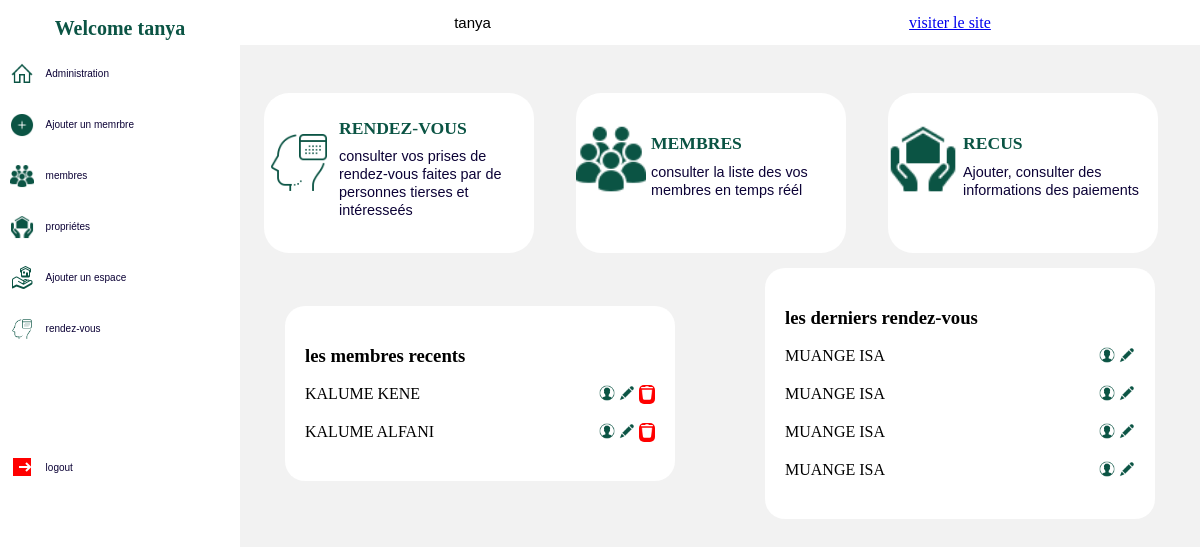
/profile/ (signed in), run on the app's committed database.
### app/models.py (models this page shows, shortened)
class Membre (models.Model) :
    name = models.CharField(max_length=150)
    last_name = models.CharField(max_length=150)
    given_name = models.CharField(max_length=150)
    birth = models.DateField()
    address = models.CharField(max_length=300)
    number = models.PositiveIntegerField()
    bio = models.TextField()
    date_acquired = models.DateTimeField(auto_now_add=True)
    money_GIVE = models.PositiveBigIntegerField()
    children = models.PositiveBigIntegerField()
    infos_children = models.TextField()
    spouse = models.CharField(max_length=150)
    statut_choices = [
           ('MARIE' , 'marié'),
        ('CELIBATAIRE' , 'celibataire'),
           ('VEUVE' , 'veuve'),
    ]
    statut = models.CharField(max_length=11, choices=statut_choices, default='VEUVE')

class Appointment(models.Model):
    name = models.CharField(max_length=150)
    last_name = models.CharField(max_length=150)
    given_name = models.CharField(max_length=150)
    number = models.PositiveBigIntegerField()
    date = models.DateTimeField()
    created_at  =models.DateTimeField(auto_now_add=True)

### app/views.py (the view)
# urls.py: path('profile/', views.profile, name='profile'),
def profile(request):
    if request.user.is_superuser :
        appoint = Appointment.objects.all().order_by('-created_at')[:4]
        members = Membre.objects.all().order_by('-date_acquired')[:4]
        return render (request, 'profile.html', {'appoint':appoint,'members':members})
    else :
        return redirect ('home')

### app/templates/profile.html (shortened to what this page needs)
<!DOCTYPE html>{% load static %}
<html lang="en">
<head>
    <link rel="stylesheet" type="text/css" href="{% static 'css/profiles.css' %}">
</head>
<body>
  <div class="body">
    <nav class="nav-menu">
        <h1> Welcome {{user.username}}  </h1>
        <ul>
            <li><a href="{% url 'profile'  %}"><img src="{% static 'img/icons8-home-32.png' %}" alt=""> <span>Administration</span></a></li>
            <li><a href="{% url 'add_member'  %}"><img src="{% static 'img/icons8-add-50.png' %}" alt=""> <span>Ajouter un memrbre</span> </a></li>
            <li><a href="{% url 'member'  %}"><img src="{% static 'img/icons8-user-groups-50.png' %}" alt=""> <span>membres</span> </a></li>
            <li><a href="{% url 'property'  %}"><img src="{% static 'img/icons8-property-50.png' %}" alt=""><span>propriétes</span></a></li>
            <li><a href="{% url 'space_form'  %}"><img src="{% static 'img/icons8-property-48.png' %}" alt=""><span>Ajouter un espace</span></a></li>
            <li><a href="{% url 'appoint'  %}"><img src="{% static 'img/icons8-appointment-80.png' %}" alt=""><span>rendez-vous</span></a></li>
            <li class="logout"><a href="{% url 'login' %}"><img src="{% static 'img/icons8-logout-24.png' %}" alt=""> <span>logout</span> </a></li>
        </ul>
       </nav>
      <nav class="nav-body">
        <nav class="nav-bar">
            <div class="img">
                <span> {{user.username}}  {{user.last_name}}  </span>
            </div>
            <a href="{% url 'home' %}">visiter le site</a>
           </nav>
           <nav class="nav-content">
            <aside>
                <a href="">
                    <p><img src="{% static 'img/icons8-appointment-80.png' %}" alt=""><div class="infos">
                        <h2>RENDEZ-VOUS</h2>
                        <span>consulter vos prises de rendez-vous faites par de personnes tierses et intéresseés </span>
                    </div></p>
                </a>
            </aside>
            <aside>
                <a href="{% url 'member' %}">
                    <p><img src="{% static 'img/icons8-user-groups-50.png' %}" alt=""><div class="infos">
                        <h2>MEMBRES</h2>
                        <span>consulter la liste des vos membres en temps réél</span>
                    </div></p>
                </a>
            </aside>
            <aside>
                <a href="{% url 'receipt' %}">
                    <p><img src="{% static 'img/icons8-property-50.png' %}" alt=""><div class="infos">
                        <h2>RECUS</h2>
                        <span>Ajouter, consulter des informations des paiements </span>
                    </div></p>
                </a>
            </aside>
           </nav>
           <div class="appoint">
            <nav>
                <h3>les membres recents</h3>
                {% for appoints in members  %}
             <div class="app">
                <div class="name">
                    <span>  {{appoints.last_name}} </span>
                  <span>  {{appoints.name}}</span>
                  </div>
                  <div>
                    <a href="{% url 'detail_member'  appoints.id  %}"><img src="{% static 'img/icons8-male-user-50.png' %}" alt=""></a>
                    <a href="{% url 'edit_member' appoints.id %}"><img src="{% static 'img/icons8-edit-48.png' %}" alt=""></a>
                    <a href="{% url 'delete_member' appoints.id  %}" class="corbeil"><img src="{% static 'img/icons8-supprimer-24.png' %}" alt=""></a>
                  </div>
             </div><br>
                {% endfor %}
            </nav>
            <nav>
                <h3>les derniers rendez-vous</h3>
                {% for appoints in appoint  %}
              <div class="app">
                <div class="name">
                    <span>  {{appoints.last_name}} </span>
                  <span>  {{appoints.name}}</span>
                  </div>
                  <div>
                    <a href="{% url 'appoint_detail' appoints.id  %}"><img src="{% static 'img/icons8-male-user-50.png' %}" alt=""></a>
                    <a href="{% url 'appoint_edit' appoints.id  %}"><img src="{% static 'img/icons8-edit-48.png' %}" alt=""></a>
                 </div>
              </div><br>
                {% endfor %}
            </nav>
          </div>
      </nav>
  </div>
</body>
</html>

### app/static/css/profiles.css (style rules this page uses)
.body { display: flex; background-color: rgba(226, 225, 225, 0.438); left: 0; right: 0; position: fixed; height: 100%; width: 100%; top: 0; }
.nav-menu { width: 300px; height: 100%; position: relative; background-color: white; }
.nav-menu ul { left: 0; margin-left: 4%; padding: 0; }
.nav-menu ul li { list-style-type: none; margin-bottom: 1em; }
.nav-menu ul li a { display: flex; text-decoration: none; align-items: center; align-content: center; }
.logout { margin-top: 45%; }
.nav-menu ul li a span { padding: 12px; font-size: 10px; color: rgb(12, 2, 54); font-family: Arial, Helvetica, sans-serif; }
.nav-menu ul li img { width: 1.5em; height: 1.5em; }
.nav-menu h1 { display: flex; justify-content: center; font-family:'Times New Roman', Times, serif; font-weight: 900; color: rgb(11, 84, 68); font-size: 20px; }
.nav-bar { width: 100%; display: flex; background-color: white; height: 45px; justify-content: space-around; align-items: center; align-content: center; }
.nav-bar .img { display: flex; align-items: center; align-content: center; }
.nav-bar .img span { font-size: 15px; font-family: Arial, Helvetica, sans-serif; margin-left: 5px; }
.nav-body { width: 100%; }
.nav-content { display: grid; grid-template-columns: repeat(3, 1fr); justify-content: center; margin-top: 5%; margin-left: 1.5em; }
.nav-content aside { width: 270px; height: 160px; background-color: white; border-radius: 25px; border: none; }
.nav-content aside a { display: flex; text-decoration: none; align-content: center; align-items: center; padding-top: 15px; }
.nav-content aside a img { width: 70px; height: 70px; }
.nav-content aside a .infos { margin-left: 5px; }
.nav-content aside a .infos h2 { color: rgb(11, 84, 68); font-family: 'Times New Roman', Times, serif; line-height: 10px; font-size: 1.1em; }
.nav-content aside a .infos span { color: rgb(12, 2, 54); font-family: sans-serif; font-size: 0.9em; }
.appoint { display: grid; grid-template-columns: repeat(2,1fr); justify-content: center; place-items: center; }
.appoint nav { background-color: white; width: 350px; border-radius: 20px; padding: 20px; margin-top: 15px; max-height: 400px; overflow-y: auto; }
.appoint .app { display: flex; justify-content: space-between; }
.appoint .name { width: 150px; }
.appoint .app img { width: 1em; height: 1em; }
.appoint .app .corbeil { background-color: red; border-radius: 5px; padding-top: 2px; width: 0.8em; height: 0.8em; }

### data on the page
Membre: last_name "KALUME", name "KENE"
Membre: last_name "KALUME", name "ALFANI"
Appointment: last_name "MUANGE", name "ISA"
Appointment: last_name "MUANGE", name "ISA"
Appointment: last_name "MUANGE", name "ISA"
Appointment: last_name "MUANGE", name "ISA"

### other printed values
{{ user.username }} "tanya"
